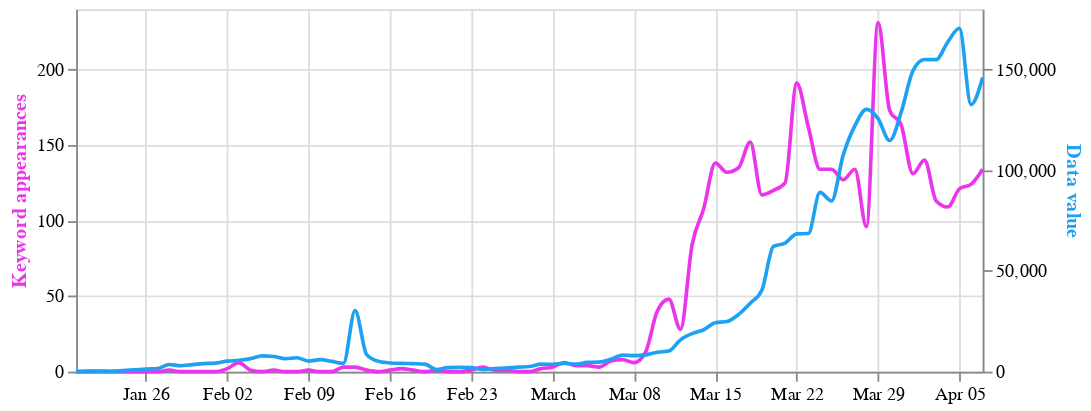

The cell this chart's notebook holds for it:
### Code cell
keyword_data.info()

base = alt.Chart(key_merged).encode(
    alt.X('date:T', axis=alt.Axis(title=None))
).properties(
    width=500,
    height=200
)

line_one = base.transform_fold(
    columns1,
    as_=['column', 'value']
).transform_filter(
    sel1
).mark_line( interpolate='monotone', stroke='#eb34eb').encode(
    alt.Y('value:Q',
          axis=alt.Axis(title="Keyword appearances", titleColor='#eb34eb'))
).add_selection(
    sel1
)


line_two = base.transform_fold(
    columns2,
    as_=['column', 'value']
).transform_filter(
    sel2
).mark_line( interpolate='monotone', stroke='#1da1f2').encode(
    alt.Y('value:Q',
          axis=alt.Axis(title="Data value", titleColor='#1da1f2'))
).add_selection(
    sel2
)

alt.layer(line_one, line_two).resolve_scale(
    y = 'independent'
)

### Figure 1 — Vega-Lite specification as saved in the notebook (floating-point values rounded to 4 significant figures)
{"config": {"view": {"continuousWidth": 400, "continuousHeight": 300}}, "layer": [{"mark": {"type": "line", "interpolate": "monotone", "stroke": "#eb34eb"}, "encoding": {"x": {"type": "temporal", "axis": {"title": null}, "field": "date"}, "y": {"type": "quantitative", "axis": {"title": "Keyword appearances", "titleColor": "#eb34eb"}, "field": "value"}}, "height": 200, "selection": {"selector007": {"type": "single", "fields": ["column"], "bind": {"input": "select", "options": ["trump", "social distancing", "Wuhan", "chinese virus", "New York", "Los Angeles", "Chicago", "Washington", "mask", "economy", "healthcare", "fauci", "death|deadly|mortality"], "name": "Keyword"}, "init": {"column": "social distancing"}}}, "transform": [{"fold": ["trump", "social distancing", "Wuhan", "chinese virus", "New York", "Los Angeles", "Chicago", "Washington", "mask", "economy", "healthcare", "fauci", "death|deadly|mortality"], "as": ["column", "value"]}, {"filter": {"selection": "selector007"}}], "width": 500}, {"mark": {"type": "line", "interpolate": "monotone", "stroke": "#1da1f2"}, "encoding": {"x": {"type": "temporal", "axis": {"title": null}, "field": "date"}, "y": {"type": "quantitative", "axis": {"title": "Data value", "titleColor": "#1da1f2"}, "field": "value"}}, "height": 200, "selection": {"selector008": {"type": "single", "fields": ["column"], "bind": {"input": "select", "options": ["Tweets", "total_cases", "new_cases", "new_deaths", "cnn_articles", "fox_articles"], "name": "Compare to value"}, "init": {"column": "new_cases"}}}, "transform": [{"fold": ["Tweets", "total_cases", "new_cases", "new_deaths", "cnn_articles", "fox_articles"], "as": ["column", "value"]}, {"filter": {"selection": "selector008"}}], "width": 500}], "data": {"name": "data-4f6135866ac88a338e77d5349eed2abe"}, "resolve": {"scale": {"y": "independent"}}, "$schema": "https://vega.github.io/schema/vega-lite/v4.8.1.json", "datasets": {"data-4f6135866ac88a338e77d5349eed2abe": [{"date": "2020-01-20T00:00:00", "trump": 36, "social distancing": 0, "Wuhan": 1310, "chinese virus": 18, "New York": 56, "Los Angeles": 16, "Chicago": 3, "Washington": 16, "mask": 41, "economy": 11, "healthcare": 63, "fauci": 1, "death|deadly|mortality": 611, "Tweets": 100124, "total_cases": 478.0, "new_cases": 40.0, "new_deaths": 0.0, "cnn_articles": 0.0, "fox_articles": 3.0}, {"date": "2020-01-21T00:00:00", "trump": 151, "social distancing": 0, "Wuhan": 2138, "chinese virus": 12, "New York": 91, "Los Angeles": 17, "Chicago": 53, "Washington": 1150, "mask": 60, "economy": 10, "healthcare": 40, "fauci": 0, "death|deadly|mortality": 827, "Tweets": 259864, "total_cases": 784.0, "new_cases": 306.0, "new_deaths": 6.0, "cnn_articles": 0.0, "fox_articles": 6.0}, {"date": "2020-01-22T00:00:00", "trump": 153, "social distancing": 0, "Wuhan": 1989, "chinese virus": 1, "New York": 17, "Los Angeles": 3, "Chicago": 7, "Washington": 105, "mask": 70, "economy": 6, "healthcare": 17, "fauci": 0, "death|deadly|mortality": 520, "Tweets": 508623, "total_cases": 1068.0, "new_cases": 284.0, "new_deaths": 22.0, "cnn_articles": 2.0, "fox_articles": 10.0}, {"date": "2020-01-23T00:00:00", "trump": 128, "social distancing": 0, "Wuhan": 1536, "chinese virus": 0, "New York": 25, "Los Angeles": 68, "Chicago": 5, "Washington": 66, "mask": 128, "economy": 42, "healthcare": 21, "fauci": 5, "death|deadly|mortality": 511, "Tweets": 905673, "total_cases": 1262.0, "new_cases": 194.0, "new_deaths": 0.0, "cnn_articles": 2.0, "fox_articles": 20.0}, {"date": "2020-01-24T00:00:00", "trump": 194, "social distancing": 0, "Wuhan": 1305, "chinese virus": 3, "New York": 65, "Los Angeles": 1, "Chicago": 211, "Washington": 90, "mask": 98, "economy": 5, "healthcare": 20, "fauci": 0, "death|deadly|mortality": 552, "Tweets": 1153245, "total_cases": 1794.0, "new_cases": 532.0, "new_deaths": 18.0, "cnn_articles": 0.0, "fox_articles": 10.0}, {"date": "2020-01-25T00:00:00", "trump": 94, "social distancing": 0, "Wuhan": 1127, "chinese virus": 3, "New York": 20, "Los Angeles": 2, "Chicago": 39, "Washington": 43, "mask": 162, "economy": 12, "healthcare": 25, "fauci": 2, "death|deadly|mortality": 515, "Tweets": 1536784, "total_cases": 2700.0, "new_cases": 906.0, "new_deaths": 30.0, "cnn_articles": 0.0, "fox_articles": 5.0}, {"date": "2020-01-26T00:00:00", "trump": 215, "social distancing": 0, "Wuhan": 1252, "chinese virus": 4, "New York": 22, "Los Angeles": 60, "Chicago": 22, "Washington": 66, "mask": 177, "economy": 42, "healthcare": 23, "fauci": 0, "death|deadly|mortality": 689, "Tweets": 1678953, "total_cases": 4046.0, "new_cases": 1346.0, "new_deaths": 30.0, "cnn_articles": 0.0, "fox_articles": 9.0}, {"date": "2020-01-27T00:00:00", "trump": 147, "social distancing": 0, "Wuhan": 1068, "chinese virus": 5, "New York": 23, "Los Angeles": 10, "Chicago": 9, "Washington": 110, "mask": 208, "economy": 46, "healthcare": 30, "fauci": 2, "death|deadly|mortality": 422, "Tweets": 1467598, "total_cases": 5640.0, "new_cases": 1594.0, "new_deaths": 50.0, "cnn_articles": 0.0, "fox_articles": 20.0}, {"date": "2020-01-28T00:00:00", "trump": 168, "social distancing": 1, "Wuhan": 882, "chinese virus": 1, "New York": 18, "Los Angeles": 6, "Chicago": 9, "Washington": 29, "mask": 140, "economy": 27, "healthcare": 25, "fauci": 0, "death|deadly|mortality": 400, "Tweets": 1497653, "total_cases": 9174.0, "new_cases": 3534.0, "new_deaths": 50.0, "cnn_articles": 0.0, "fox_articles": 22.0}, {"date": "2020-01-29T00:00:00", "trump": 129, "social distancing": 0, "Wuhan": 911, "chinese virus": 2, "New York": 29, "Los Angeles": 10, "Chicago": 14, "Washington": 30, "mask": 221, "economy": 36, "healthcare": 16, "fauci": 1, "death|deadly|mortality": 426, "Tweets": 1623497, "total_cases": 12130.0, "new_cases": 2960.0, "new_deaths": 52.0, "cnn_articles": 1.0, "fox_articles": 33.0}, {"date": "2020-01-30T00:00:00", "trump": 247, "social distancing": 0, "Wuhan": 863, "chinese virus": 1, "New York": 17, "Los Angeles": 3, "Chicago": 53, "Washington": 29, "mask": 217, "economy": 49, "healthcare": 22, "fauci": 2, "death|deadly|mortality": 396, "Tweets": 2010976, "total_cases": 15650.0, "new_cases": 3512.0, "new_deaths": 76.0, "cnn_articles": 1.0, "fox_articles": 32.0}, {"date": "2020-01-31T00:00:00", "trump": 386, "social distancing": 0, "Wuhan": 657, "chinese virus": 6, "New York": 22, "Los Angeles": 2, "Chicago": 15, "Washington": 26, "mask": 200, "economy": 42, "healthcare": 23, "fauci": 6, "death|deadly|mortality": 308, "Tweets": 1997635, "total_cases": 19650.0, "new_cases": 4002.0, "new_deaths": 86.0, "cnn_articles": 1.0, "fox_articles": 19.0}, {"date": "2020-02-01T00:00:00", "trump": 242, "social distancing": 0, "Wuhan": 946, "chinese virus": 3, "New York": 205, "Los Angeles": 13, "Chicago": 7, "Washington": 56, "mask": 196, "economy": 59, "healthcare": 15, "fauci": 3, "death|deadly|mortality": 580, "Tweets": 1287963, "total_cases": 23890.0, "new_cases": 4244.0, "new_deaths": 92.0, "cnn_articles": 0.0, "fox_articles": 7.0}, {"date": "2020-02-02T00:00:00", "trump": 368, "social distancing": 2, "Wuhan": 1204, "chinese virus": 0, "New York": 57, "Los Angeles": 4, "Chicago": 9, "Washington": 61, "mask": 162, "economy": 81, "healthcare": 21, "fauci": 5, "death|deadly|mortality": 688, "Tweets": 1298476, "total_cases": 29110.0, "new_cases": 5216.0, "new_deaths": 92.0, "cnn_articles": 0.0, "fox_articles": 7.0}, {"date": "2020-02-03T00:00:00", "trump": 147, "social distancing": 6, "Wuhan": 1038, "chinese virus": 3, "New York": 38, "Los Angeles": 20, "Chicago": 13, "Washington": 49, "mask": 167, "economy": 120, "healthcare": 26, "fauci": 15, "death|deadly|mortality": 676, "Tweets": 1000752, "total_cases": 34740.0, "new_cases": 5636.0, "new_deaths": 114.0, "cnn_articles": 0.0, "fox_articles": 20.0}, {"date": "2020-02-04T00:00:00", "trump": 166, "social distancing": 1, "Wuhan": 935, "chinese virus": 0, "New York": 53, "Los Angeles": 14, "Chicago": 16, "Washington": 37, "mask": 182, "economy": 60, "healthcare": 24, "fauci": 4, "death|deadly|mortality": 611, "Tweets": 997862, "total_cases": 41230.0, "new_cases": 6486.0, "new_deaths": 130.0, "cnn_articles": 1.0, "fox_articles": 28.0}, {"date": "2020-02-05T00:00:00", "trump": 252, "social distancing": 0, "Wuhan": 920, "chinese virus": 6, "New York": 37, "Los Angeles": 16, "Chicago": 10, "Washington": 35, "mask": 194, "economy": 117, "healthcare": 36, "fauci": 2, "death|deadly|mortality": 667, "Tweets": 803587, "total_cases": 49050.0, "new_cases": 7816.0, "new_deaths": 132.0, "cnn_articles": 0.0, "fox_articles": 20.0}, {"date": "2020-02-06T00:00:00", "trump": 240, "social distancing": 1, "Wuhan": 1479, "chinese virus": 1, "New York": 53, "Los Angeles": 7, "Chicago": 3, "Washington": 44, "mask": 190, "economy": 72, "healthcare": 39, "fauci": 2, "death|deadly|mortality": 616, "Tweets": 834673, "total_cases": 56550.0, "new_cases": 7502.0, "new_deaths": 144.0, "cnn_articles": 1.0, "fox_articles": 17.0}, {"date": "2020-02-07T00:00:00", "trump": 224, "social distancing": 0, "Wuhan": 998, "chinese virus": 1, "New York": 75, "Los Angeles": 3, "Chicago": 23, "Washington": 56, "mask": 200, "economy": 99, "healthcare": 31, "fauci": 4, "death|deadly|mortality": 862, "Tweets": 987563, "total_cases": 62980.0, "new_cases": 6436.0, "new_deaths": 146.0, "cnn_articles": 0.0, "fox_articles": 22.0}, {"date": "2020-02-08T00:00:00", "trump": 292, "social distancing": 0, "Wuhan": 1087, "chinese virus": 1, "New York": 46, "Los Angeles": 3, "Chicago": 10, "Washington": 64, "mask": 181, "economy": 96, "healthcare": 28, "fauci": 4, "death|deadly|mortality": 1106, "Tweets": 803453, "total_cases": 69870.0, "new_cases": 6884.0, "new_deaths": 172.0, "cnn_articles": 0.0, "fox_articles": 11.0}, {"date": "2020-02-09T00:00:00", "trump": 286, "social distancing": 1, "Wuhan": 1021, "chinese virus": 0, "New York": 57, "Los Angeles": 14, "Chicago": 3, "Washington": 143, "mask": 200, "economy": 87, "healthcare": 28, "fauci": 2, "death|deadly|mortality": 849, "Tweets": 796739, "total_cases": 75100.0, "new_cases": 5236.0, "new_deaths": 178.0, "cnn_articles": 0.0, "fox_articles": 10.0}, {"date": "2020-02-10T00:00:00", "trump": 514, "social distancing": 0, "Wuhan": 738, "chinese virus": 1, "New York": 27, "Los Angeles": 7, "Chicago": 6, "Washington": 62, "mask": 156, "economy": 114, "healthcare": 40, "fauci": 2, "death|deadly|mortality": 805, "Tweets": 807654, "total_cases": 81090.0, "new_cases": 5984.0, "new_deaths": 194.0, "cnn_articles": 1.0, "fox_articles": 13.0}, {"date": "2020-02-11T00:00:00", "trump": 345, "social distancing": 0, "Wuhan": 881, "chinese virus": 0, "New York": 32, "Los Angeles": 3, "Chicago": 8, "Washington": 33, "mask": 180, "economy": 119, "healthcare": 47, "fauci": 4, "death|deadly|mortality": 628, "Tweets": 908627, "total_cases": 86210.0, "new_cases": 5124.0, "new_deaths": 216.0, "cnn_articles": 4.0, "fox_articles": 18.0}, {"date": "2020-02-12T00:00:00", "trump": 296, "social distancing": 3, "Wuhan": 660, "chinese virus": 2, "New York": 62, "Los Angeles": 12, "Chicago": 8, "Washington": 34, "mask": 187, "economy": 90, "healthcare": 33, "fauci": 6, "death|deadly|mortality": 470, "Tweets": 911098, "total_cases": 90360.0, "new_cases": 4144.0, "new_deaths": 194.0, "cnn_articles": 2.0, "fox_articles": 20.0}, {"date": "2020-02-13T00:00:00", "trump": 285, "social distancing": 3, "Wuhan": 652, "chinese virus": 1, "New York": 82, "Los Angeles": 14, "Chicago": 20, "Washington": 38, "mask": 178, "economy": 126, "healthcare": 28, "fauci": 2, "death|deadly|mortality": 579, "Tweets": 956877, "total_cases": 120700.0, "new_cases": 30300.0, "new_deaths": 510.0, "cnn_articles": 4.0, "fox_articles": 21.0}, {"date": "2020-02-14T00:00:00", "trump": 372, "social distancing": 1, "Wuhan": 820, "chinese virus": 0, "New York": 54, "Los Angeles": 23, "Chicago": 24, "Washington": 55, "mask": 252, "economy": 118, "healthcare": 53, "fauci": 3, "death|deadly|mortality": 464, "Tweets": 622722, "total_cases": 129100.0, "new_cases": 8430.0, "new_deaths": 26.0, "cnn_articles": 6.0, "fox_articles": 14.0}, {"date": "2020-02-15T00:00:00", "trump": 348, "social distancing": 0, "Wuhan": 921, "chinese virus": 1, "New York": 70, "Los Angeles": 7, "Chicago": 23, "Washington": 48, "mask": 222, "economy": 95, "healthcare": 29, "fauci": 1, "death|deadly|mortality": 814, "Tweets": 624555, "total_cases": 134200.0, "new_cases": 5120.0, "new_deaths": 288.0, "cnn_articles": 3.0, "fox_articles": 8.0}, {"date": "2020-02-16T00:00:00", "trump": 441, "social distancing": 1, "Wuhan": 973, "chinese virus": 1, "New York": 42, "Los Angeles": 5, "Chicago": 14, "Washington": 97, "mask": 187, "economy": 114, "healthcare": 20, "fauci": 23, "death|deadly|mortality": 599, "Tweets": 625127, "total_cases": 138500.0, "new_cases": 4324.0, "new_deaths": 284.0, "cnn_articles": 4.0, "fox_articles": 6.0}, {"date": "2020-02-17T00:00:00", "trump": 321, "social distancing": 2, "Wuhan": 724, "chinese virus": 0, "New York": 74, "Los Angeles": 13, "Chicago": 8, "Washington": 98, "mask": 157, "economy": 144, "healthcare": 40, "fauci": 13, "death|deadly|mortality": 441, "Tweets": 626732, "total_cases": 142700.0, "new_cases": 4134.0, "new_deaths": 212.0, "cnn_articles": 5.0, "fox_articles": 18.0}, {"date": "2020-02-18T00:00:00", "trump": 316, "social distancing": 1, "Wuhan": 898, "chinese virus": 1, "New York": 33, "Los Angeles": 20, "Chicago": 1, "Washington": 97, "mask": 197, "economy": 126, "healthcare": 35, "fauci": 5, "death|deadly|mortality": 665, "Tweets": 628043, "total_cases": 146700.0, "new_cases": 3990.0, "new_deaths": 196.0, "cnn_articles": 4.0, "fox_articles": 17.0}, {"date": "2020-02-19T00:00:00", "trump": 310, "social distancing": 0, "Wuhan": 705, "chinese virus": 0, "New York": 44, "Los Angeles": 4, "Chicago": 3, "Washington": 107, "mask": 182, "economy": 164, "healthcare": 43, "fauci": 13, "death|deadly|mortality": 547, "Tweets": 626237, "total_cases": 150400.0, "new_cases": 3728.0, "new_deaths": 278.0, "cnn_articles": 3.0, "fox_articles": 12.0}, {"date": "2020-02-20T00:00:00", "trump": 350, "social distancing": 1, "Wuhan": 590, "chinese virus": 0, "New York": 37, "Los Angeles": 3, "Chicago": 9, "Washington": 311, "mask": 186, "economy": 147, "healthcare": 48, "fauci": 4, "death|deadly|mortality": 521, "Tweets": 622349, "total_cases": 151400.0, "new_cases": 1064.0, "new_deaths": 232.0, "cnn_articles": 2.0, "fox_articles": 9.0}, {"date": "2020-02-21T00:00:00", "trump": 307, "social distancing": 0, "Wuhan": 466, "chinese virus": 1, "New York": 38, "Los Angeles": 3, "Chicago": 2, "Washington": 92, "mask": 123, "economy": 109, "healthcare": 35, "fauci": 3, "death|deadly|mortality": 392, "Tweets": 954321, "total_cases": 153400.0, "new_cases": 1992.0, "new_deaths": 238.0, "cnn_articles": 3.0, "fox_articles": 19.0}, {"date": "2020-02-22T00:00:00", "trump": 70, "social distancing": 0, "Wuhan": 111, "chinese virus": 0, "New York": 2, "Los Angeles": 2, "Chicago": 0, "Washington": 6, "mask": 25, "economy": 14, "healthcare": 3, "fauci": 2, "death|deadly|mortality": 88, "Tweets": 997638, "total_cases": 155600.0, "new_cases": 2170.0, "new_deaths": 224.0, "cnn_articles": 1.0, "fox_articles": 4.0}, {"date": "2020-02-23T00:00:00", "trump": 507, "social distancing": 1, "Wuhan": 444, "chinese virus": 0, "New York": 38, "Los Angeles": 6, "Chicago": 2, "Washington": 35, "mask": 148, "economy": 90, "healthcare": 27, "fauci": 1, "death|deadly|mortality": 320, "Tweets": 1233511, "total_cases": 157600.0, "new_cases": 2018.0, "new_deaths": 208.0, "cnn_articles": 2.0, "fox_articles": 4.0}, {"date": "2020-02-24T00:00:00", "trump": 1802, "social distancing": 3, "Wuhan": 549, "chinese virus": 2, "New York": 44, "Los Angeles": 5, "Chicago": 8, "Washington": 115, "mask": 192, "economy": 324, "healthcare": 134, "fauci": 4, "death|deadly|mortality": 511, "Tweets": 1643544, "total_cases": 158700.0, "new_cases": 1046.0, "new_deaths": 312.0, "cnn_articles": 6.0, "fox_articles": 19.0}, {"date": "2020-02-25T00:00:00", "trump": 908, "social distancing": 1, "Wuhan": 156, "chinese virus": 0, "New York": 16, "Los Angeles": 4, "Chicago": 7, "Washington": 70, "mask": 94, "economy": 92, "healthcare": 58, "fauci": 5, "death|deadly|mortality": 246, "Tweets": 2844369, "total_cases": 160300.0, "new_cases": 1586.0, "new_deaths": 158.0, "cnn_articles": 8.0, "fox_articles": 22.0}, {"date": "2020-02-26T00:00:00", "trump": 3498, "social distancing": 1, "Wuhan": 94, "chinese virus": 0, "New York": 80, "Los Angeles": 19, "Chicago": 7, "Washington": 191, "mask": 100, "economy": 50, "healthcare": 57, "fauci": 25, "death|deadly|mortality": 244, "Tweets": 3989533, "total_cases": 162000.0, "new_cases": 1734.0, "new_deaths": 128.0, "cnn_articles": 9.0, "fox_articles": 52.0}, {"date": "2020-02-27T00:00:00", "trump": 1284, "social distancing": 0, "Wuhan": 100, "chinese virus": 0, "New York": 65, "Los Angeles": 8, "Chicago": 12, "Washington": 107, "mask": 111, "economy": 108, "healthcare": 52, "fauci": 6, "death|deadly|mortality": 203, "Tweets": 4597412, "total_cases": 164200.0, "new_cases": 2228.0, "new_deaths": 76.0, "cnn_articles": 10.0, "fox_articles": 69.0}, {"date": "2020-02-28T00:00:00", "trump": 1165, "social distancing": 0, "Wuhan": 93, "chinese virus": 2, "New York": 40, "Los Angeles": 7, "Chicago": 10, "Washington": 105, "mask": 107, "economy": 100, "healthcare": 38, "fauci": 24, "death|deadly|mortality": 211, "Tweets": 5685321, "total_cases": 166800.0, "new_cases": 2532.0, "new_deaths": 114.0, "cnn_articles": 6.0, "fox_articles": 43.0}, {"date": "2020-02-29T00:00:00", "trump": 1401, "social distancing": 2, "Wuhan": 107, "chinese virus": 0, "New York": 56, "Los Angeles": 5, "Chicago": 9, "Washington": 326, "mask": 170, "economy": 63, "healthcare": 63, "fauci": 26, "death|deadly|mortality": 589, "Tweets": 4666121, "total_cases": 170500.0, "new_cases": 3718.0, "new_deaths": 128.0, "cnn_articles": 6.0, "fox_articles": 27.0}, {"date": "2020-03-01T00:00:00", "trump": 960, "social distancing": 3, "Wuhan": 141, "chinese virus": 1, "New York": 51, "Los Angeles": 6, "Chicago": 22, "Washington": 239, "mask": 173, "economy": 100, "healthcare": 75, "fauci": 12, "death|deadly|mortality": 332, "Tweets": 3632689, "total_cases": 174200.0, "new_cases": 3688.0, "new_deaths": 116.0, "cnn_articles": 9.0, "fox_articles": 24.0}, {"date": "2020-03-02T00:00:00", "trump": 877, "social distancing": 6, "Wuhan": 122, "chinese virus": 0, "New York": 79, "Los Angeles": 3, "Chicago": 18, "Washington": 300, "mask": 206, "economy": 84, "healthcare": 64, "fauci": 15, "death|deadly|mortality": 489, "Tweets": 4240721, "total_cases": 178300.0, "new_cases": 4138.0, "new_deaths": 134.0, "cnn_articles": 9.0, "fox_articles": 62.0}, {"date": "2020-03-03T00:00:00", "trump": 832, "social distancing": 4, "Wuhan": 95, "chinese virus": 1, "New York": 105, "Los Angeles": 9, "Chicago": 15, "Washington": 167, "mask": 150, "economy": 78, "healthcare": 62, "fauci": 26, "death|deadly|mortality": 369, "Tweets": 4342139, "total_cases": 181800.0, "new_cases": 3714.0, "new_deaths": 144.0, "cnn_articles": 7.0, "fox_articles": 49.0}, {"date": "2020-03-04T00:00:00", "trump": 642, "social distancing": 4, "Wuhan": 153, "chinese virus": 0, "New York": 92, "Los Angeles": 51, "Chicago": 14, "Washington": 103, "mask": 186, "economy": 115, "healthcare": 57, "fauci": 6, "death|deadly|mortality": 361, "Tweets": 4323670, "total_cases": 186400.0, "new_cases": 4624.0, "new_deaths": 168.0, "cnn_articles": 14.0, "fox_articles": 65.0}, {"date": "2020-03-05T00:00:00", "trump": 818, "social distancing": 3, "Wuhan": 100, "chinese virus": 0, "New York": 78, "Los Angeles": 26, "Chicago": 9, "Washington": 125, "mask": 144, "economy": 72, "healthcare": 69, "fauci": 5, "death|deadly|mortality": 389, "Tweets": 4323687, "total_cases": 191200.0, "new_cases": 4708.0, "new_deaths": 160.0, "cnn_articles": 12.0, "fox_articles": 50.0}, {"date": "2020-03-06T00:00:00", "trump": 937, "social distancing": 7, "Wuhan": 64, "chinese virus": 1, "New York": 95, "Los Angeles": 26, "Chicago": 14, "Washington": 209, "mask": 92, "economy": 102, "healthcare": 46, "fauci": 8, "death|deadly|mortality": 300, "Tweets": 4581032, "total_cases": 197300.0, "new_cases": 6116.0, "new_deaths": 204.0, "cnn_articles": 16.0, "fox_articles": 60.0}, {"date": "2020-03-07T00:00:00", "trump": 841, "social distancing": 8, "Wuhan": 106, "chinese virus": 0, "New York": 265, "Los Angeles": 23, "Chicago": 14, "Washington": 248, "mask": 164, "economy": 45, "healthcare": 59, "fauci": 4, "death|deadly|mortality": 398, "Tweets": 4632239, "total_cases": 205500.0, "new_cases": 8240.0, "new_deaths": 208.0, "cnn_articles": 9.0, "fox_articles": 37.0}, {"date": "2020-03-08T00:00:00", "trump": 334, "social distancing": 6, "Wuhan": 21, "chinese virus": 0, "New York": 25, "Los Angeles": 4, "Chicago": 4, "Washington": 75, "mask": 43, "economy": 28, "healthcare": 19, "fauci": 7, "death|deadly|mortality": 140, "Tweets": 4533476, "total_cases": 213400.0, "new_cases": 7954.0, "new_deaths": 194.0, "cnn_articles": 7.0, "fox_articles": 39.0}, {"date": "2020-03-09T00:00:00", "trump": 1240, "social distancing": 13, "Wuhan": 109, "chinese virus": 0, "New York": 65, "Los Angeles": 5, "Chicago": 11, "Washington": 99, "mask": 111, "economy": 106, "healthcare": 44, "fauci": 6, "death|deadly|mortality": 296, "Tweets": 6386122, "total_cases": 221800.0, "new_cases": 8354.0, "new_deaths": 456.0, "cnn_articles": 24.0, "fox_articles": 89.0}, {"date": "2020-03-10T00:00:00", "trump": 727, "social distancing": 40, "Wuhan": 108, "chinese virus": 3, "New York": 71, "Los Angeles": 7, "Chicago": 15, "Washington": 79, "mask": 82, "economy": 91, "healthcare": 60, "fauci": 11, "death|deadly|mortality": 212, "Tweets": 8284672, "total_cases": 231300.0, "new_cases": 9632.0, "new_deaths": 418.0, "cnn_articles": 21.0, "fox_articles": 104.0}, {"date": "2020-03-11T00:00:00", "trump": 860, "social distancing": 48, "Wuhan": 82, "chinese virus": 3, "New York": 57, "Los Angeles": 3, "Chicago": 29, "Washington": 113, "mask": 51, "economy": 100, "healthcare": 54, "fauci": 44, "death|deadly|mortality": 220, "Tweets": 9923317, "total_cases": 241700.0, "new_cases": 10210.0, "new_deaths": 544.0, "cnn_articles": 24.0, "fox_articles": 107.0}, {"date": "2020-03-12T00:00:00", "trump": 592, "social distancing": 28, "Wuhan": 78, "chinese virus": 1, "New York": 31, "Los Angeles": 4, "Chicago": 12, "Washington": 50, "mask": 29, "economy": 63, "healthcare": 40, "fauci": 18, "death|deadly|mortality": 146, "Tweets": 18799722, "total_cases": 257500.0, "new_cases": 15800.0, "new_deaths": 662.0, "cnn_articles": 43.0, "fox_articles": 185.0}, {"date": "2020-03-13T00:00:00", "trump": 1550, "social distancing": 84, "Wuhan": 183, "chinese virus": 4, "New York": 61, "Los Angeles": 21, "Chicago": 22, "Washington": 113, "mask": 116, "economy": 68, "healthcare": 78, "fauci": 26, "death|deadly|mortality": 230, "Tweets": 19802671, "total_cases": 276100.0, "new_cases": 18900.0, "new_deaths": 702.0, "cnn_articles": 44.0, "fox_articles": 159.0}, {"date": "2020-03-14T00:00:00", "trump": 1396, "social distancing": 108, "Wuhan": 92, "chinese virus": 0, "New York": 55, "Los Angeles": 12, "Chicago": 9, "Washington": 112, "mask": 68, "economy": 26, "healthcare": 33, "fauci": 5, "death|deadly|mortality": 150, "Tweets": 16823148, "total_cases": 297100.0, "new_cases": 20810.0, "new_deaths": 884.0, "cnn_articles": 25.0, "fox_articles": 49.0}, {"date": "2020-03-15T00:00:00", "trump": 536, "social distancing": 138, "Wuhan": 62, "chinese virus": 0, "New York": 69, "Los Angeles": 9, "Chicago": 14, "Washington": 119, "mask": 46, "economy": 80, "healthcare": 61, "fauci": 29, "death|deadly|mortality": 190, "Tweets": 16438760, "total_cases": 321600.0, "new_cases": 24330.0, "new_deaths": 734.0, "cnn_articles": 17.0, "fox_articles": 91.0}, {"date": "2020-03-16T00:00:00", "trump": 618, "social distancing": 132, "Wuhan": 81, "chinese virus": 145, "New York": 60, "Los Angeles": 16, "Chicago": 13, "Washington": 72, "mask": 34, "economy": 48, "healthcare": 55, "fauci": 4, "death|deadly|mortality": 127, "Tweets": 17227182, "total_cases": 346600.0, "new_cases": 24910.0, "new_deaths": 1500.0, "cnn_articles": 57.0, "fox_articles": 204.0}, {"date": "2020-03-17T00:00:00", "trump": 446, "social distancing": 135, "Wuhan": 106, "chinese virus": 83, "New York": 46, "Los Angeles": 17, "Chicago": 21, "Washington": 52, "mask": 41, "economy": 64, "healthcare": 50, "fauci": 1, "death|deadly|mortality": 159, "Tweets": 17417142, "total_cases": 375000.0, "new_cases": 28400.0, "new_deaths": 1212.0, "cnn_articles": 57.0, "fox_articles": 247.0}, {"date": "2020-03-18T00:00:00", "trump": 711, "social distancing": 152, "Wuhan": 159, "chinese virus": 161, "New York": 61, "Los Angeles": 7, "Chicago": 18, "Washington": 125, "mask": 52, "economy": 86, "healthcare": 57, "fauci": 7, "death|deadly|mortality": 220, "Tweets": 16561524, "total_cases": 409000.0, "new_cases": 34010.0, "new_deaths": 1624.0, "cnn_articles": 57.0, "fox_articles": 241.0}, {"date": "2020-03-19T00:00:00", "trump": 592, "social distancing": 117, "Wuhan": 134, "chinese virus": 67, "New York": 65, "Los Angeles": 21, "Chicago": 18, "Washington": 96, "mask": 61, "economy": 60, "healthcare": 49, "fauci": 22, "death|deadly|mortality": 215, "Tweets": 16582131, "total_cases": 449400.0, "new_cases": 40430.0, "new_deaths": 1916.0, "cnn_articles": 67.0, "fox_articles": 246.0}, {"date": "2020-03-20T00:00:00", "trump": 580, "social distancing": 120, "Wuhan": 75, "chinese virus": 47, "New York": 103, "Los Angeles": 16, "Chicago": 23, "Washington": 71, "mask": 98, "economy": 63, "healthcare": 50, "fauci": 40, "death|deadly|mortality": 217, "Tweets": 15200259, "total_cases": 511600.0, "new_cases": 62190.0, "new_deaths": 2148.0, "cnn_articles": 54.0, "fox_articles": 186.0}, {"date": "2020-03-21T00:00:00", "trump": 593, "social distancing": 125, "Wuhan": 94, "chinese virus": 29, "New York": 74, "Los Angeles": 15, "Chicago": 12, "Washington": 75, "mask": 99, "economy": 46, "healthcare": 59, "fauci": 21, "death|deadly|mortality": 331, "Tweets": 12861351, "total_cases": 575400.0, "new_cases": 63820.0, "new_deaths": 2770.0, "cnn_articles": 30.0, "fox_articles": 75.0}, {"date": "2020-03-22T00:00:00", "trump": 815, "social distancing": 191, "Wuhan": 83, "chinese virus": 48, "New York": 131, "Los Angeles": 9, "Chicago": 17, "Washington": 116, "mask": 107, "economy": 62, "healthcare": 72, "fauci": 56, "death|deadly|mortality": 209, "Tweets": 14392561, "total_cases": 643900.0, "new_cases": 68410.0, "new_deaths": 3434.0, "cnn_articles": 33.0, "fox_articles": 101.0}, {"date": "2020-03-23T00:00:00", "trump": 1121, "social distancing": 162, "Wuhan": 88, "chinese virus": 44, "New York": 134, "Los Angeles": 13, "Chicago": 19, "Washington": 90, "mask": 95, "economy": 135, "healthcare": 66, "fauci": 133, "death|deadly|mortality": 293, "Tweets": 15446246, "total_cases": 712400.0, "new_cases": 68570.0, "new_deaths": 3376.0, "cnn_articles": 54.0, "fox_articles": 231.0}, {"date": "2020-03-24T00:00:00", "trump": 792, "social distancing": 134, "Wuhan": 68, "chinese virus": 29, "New York": 134, "Los Angeles": 27, "Chicago": 12, "Washington": 56, "mask": 71, "economy": 129, "healthcare": 70, "fauci": 41, "death|deadly|mortality": 307, "Tweets": 14445841, "total_cases": 801400.0, "new_cases": 88970.0, "new_deaths": 3708.0, "cnn_articles": 69.0, "fox_articles": 253.0}, {"date": "2020-03-25T00:00:00", "trump": 799, "social distancing": 134, "Wuhan": 93, "chinese virus": 31, "New York": 124, "Los Angeles": 24, "Chicago": 14, "Washington": 96, "mask": 76, "economy": 87, "healthcare": 67, "fauci": 46, "death|deadly|mortality": 322, "Tweets": 13000269, "total_cases": 886200.0, "new_cases": 84770.0, "new_deaths": 4610.0, "cnn_articles": 61.0, "fox_articles": 260.0}, {"date": "2020-03-26T00:00:00", "trump": 916, "social distancing": 127, "Wuhan": 66, "chinese virus": 58, "New York": 135, "Los Angeles": 13, "Chicago": 30, "Washington": 82, "mask": 114, "economy": 88, "healthcare": 96, "fauci": 33, "death|deadly|mortality": 361, "Tweets": 12236719, "total_cases": 993700.0, "new_cases": 107500.0, "new_deaths": 5288.0, "cnn_articles": 81.0, "fox_articles": 256.0}, {"date": "2020-03-27T00:00:00", "trump": 902, "social distancing": 134, "Wuhan": 90, "chinese virus": 17, "New York": 112, "Los Angeles": 17, "Chicago": 23, "Washington": 86, "mask": 106, "economy": 66, "healthcare": 78, "fauci": 27, "death|deadly|mortality": 409, "Tweets": 12209011, "total_cases": 1116000.0, "new_cases": 122000.0, "new_deaths": 5610.0, "cnn_articles": 61.0, "fox_articles": 210.0}, {"date": "2020-03-28T00:00:00", "trump": 712, "social distancing": 96, "Wuhan": 113, "chinese virus": 20, "New York": 206, "Los Angeles": 16, "Chicago": 32, "Washington": 100, "mask": 123, "economy": 67, "healthcare": 61, "fauci": 32, "death|deadly|mortality": 546, "Tweets": 10434671, "total_cases": 1246000.0, "new_cases": 130200.0, "new_deaths": 6982.0, "cnn_articles": 29.0, "fox_articles": 84.0}, {"date": "2020-03-29T00:00:00", "trump": 1257, "social distancing": 231, "Wuhan": 120, "chinese virus": 20, "New York": 167, "Los Angeles": 13, "Chicago": 21, "Washington": 69, "mask": 140, "economy": 84, "healthcare": 54, "fauci": 100, "death|deadly|mortality": 577, "Tweets": 9333426, "total_cases": 1372000.0, "new_cases": 125600.0, "new_deaths": 7174.0, "cnn_articles": 33.0, "fox_articles": 108.0}, {"date": "2020-03-30T00:00:00", "trump": 906, "social distancing": 173, "Wuhan": 87, "chinese virus": 22, "New York": 133, "Los Angeles": 20, "Chicago": 24, "Washington": 70, "mask": 187, "economy": 71, "healthcare": 107, "fauci": 29, "death|deadly|mortality": 373, "Tweets": 10125714, "total_cases": 1486000.0, "new_cases": 114700.0, "new_deaths": 6456.0, "cnn_articles": 60.0, "fox_articles": 204.0}, {"date": "2020-03-31T00:00:00", "trump": 1191, "social distancing": 163, "Wuhan": 71, "chinese virus": 18, "New York": 133, "Los Angeles": 23, "Chicago": 9, "Washington": 83, "mask": 170, "economy": 79, "healthcare": 96, "fauci": 49, "death|deadly|mortality": 575, "Tweets": 10442432, "total_cases": 1615000.0, "new_cases": 129000.0, "new_deaths": 7972.0, "cnn_articles": 75.0, "fox_articles": 144.0}, {"date": "2020-04-01T00:00:00", "trump": 1034, "social distancing": 131, "Wuhan": 110, "chinese virus": 23, "New York": 140, "Los Angeles": 29, "Chicago": 21, "Washington": 90, "mask": 145, "economy": 46, "healthcare": 71, "fauci": 37, "death|deadly|mortality": 523, "Tweets": 10402981, "total_cases": 1765000.0, "new_cases": 149300.0, "new_deaths": 9348.0, "cnn_articles": 71.0, "fox_articles": 260.0}, {"date": "2020-04-02T00:00:00", "trump": 1442, "social distancing": 140, "Wuhan": 103, "chinese virus": 20, "New York": 180, "Los Angeles": 29, "Chicago": 41, "Washington": 151, "mask": 393, "economy": 108, "healthcare": 108, "fauci": 63, "death|deadly|mortality": 551, "Tweets": 9767918, "total_cases": 1920000.0, "new_cases": 154900.0, "new_deaths": 10020.0, "cnn_articles": 85.0, "fox_articles": 260.0}, {"date": "2020-04-03T00:00:00", "trump": 820, "social distancing": 113, "Wuhan": 96, "chinese virus": 13, "New York": 171, "Los Angeles": 42, "Chicago": 21, "Washington": 109, "mask": 432, "economy": 96, "healthcare": 71, "fauci": 58, "death|deadly|mortality": 415, "Tweets": 9357113, "total_cases": 2074000.0, "new_cases": 154900.0, "new_deaths": 10020.0, "cnn_articles": 80.0, "fox_articles": 235.0}, {"date": "2020-04-04T00:00:00", "trump": 1002, "social distancing": 109, "Wuhan": 94, "chinese virus": 19, "New York": 201, "Los Angeles": 23, "Chicago": 23, "Washington": 117, "mask": 265, "economy": 79, "healthcare": 64, "fauci": 64, "death|deadly|mortality": 541, "Tweets": 7928225, "total_cases": 2238000.0, "new_cases": 163700.0, "new_deaths": 13550.0, "cnn_articles": 36.0, "fox_articles": 120.0}, {"date": "2020-04-05T00:00:00", "trump": 1394, "social distancing": 121, "Wuhan": 74, "chinese virus": 13, "New York": 222, "Los Angeles": 15, "Chicago": 34, "Washington": 109, "mask": 242, "economy": 71, "healthcare": 70, "fauci": 149, "death|deadly|mortality": 554, "Tweets": 7421877, "total_cases": 2408000.0, "new_cases": 170500.0, "new_deaths": 12620.0, "cnn_articles": 48.0, "fox_articles": 96.0}, {"date": "2020-04-06T00:00:00", "trump": 964, "social distancing": 124, "Wuhan": 79, "chinese virus": 21, "New York": 165, "Los Angeles": 20, "Chicago": 39, "Washington": 109, "mask": 214, "economy": 84, "healthcare": 87, "fauci": 79, "death|deadly|mortality": 446, "Tweets": 8153966, "total_cases": 2541000.0, "new_cases": 132600.0, "new_deaths": 9512.0, "cnn_articles": 74.0, "fox_articles": 169.0}, {"date": "2020-04-07T00:00:00", "trump": 1108, "social distancing": 134, "Wuhan": 157, "chinese virus": 13, "New York": 132, "Los Angeles": 31, "Chicago": 42, "Washington": 110, "mask": 214, "economy": 71, "healthcare": 96, "fauci": 76, "death|deadly|mortality": 622, "Tweets": 7877346, "total_cases": 2687000.0, "new_cases": 146000.0, "new_deaths": 10680.0, "cnn_articles": 77.0, "fox_articles": 230.0}]}}
